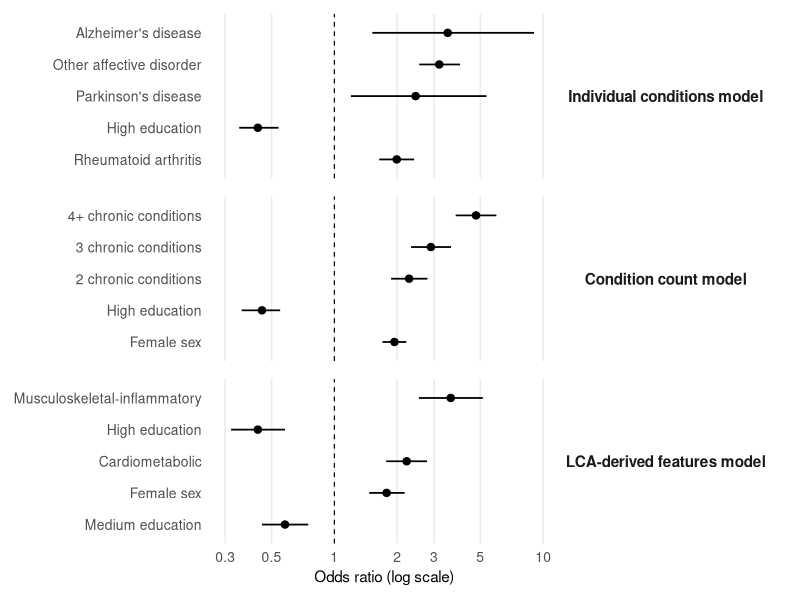
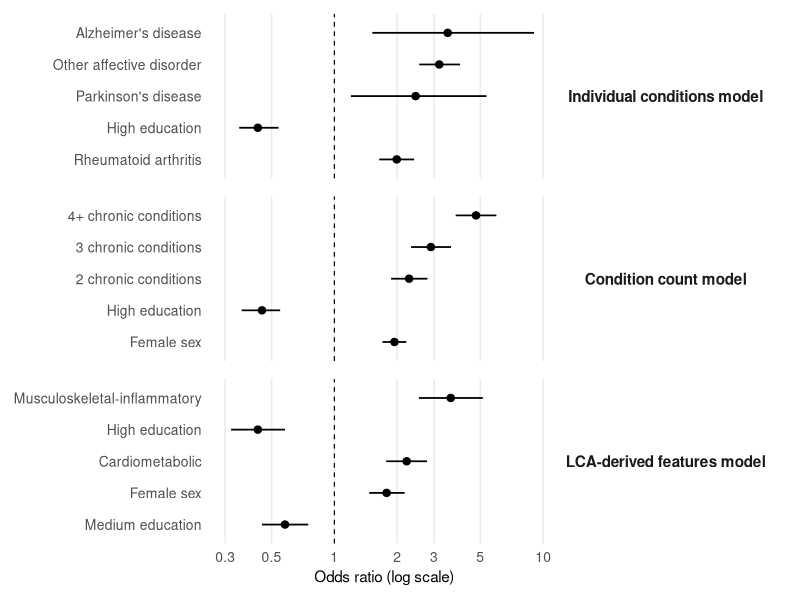
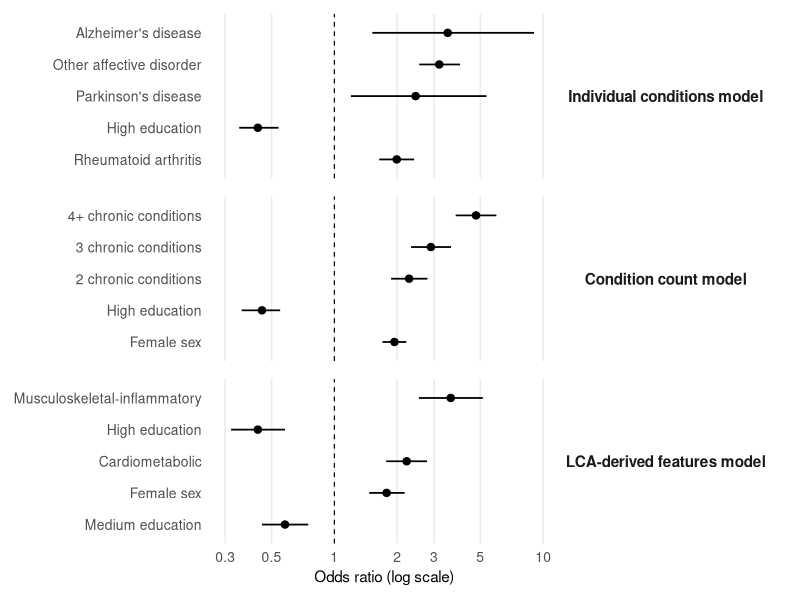

Source code (R) for these figures, in order:


# ============================================================
# Figure 6. Strongest predictors of depressive symptoms
# across logistic regression models
# Selection based on absolute log odds ratios: abs(log(OR))
# ============================================================

# Packages
library(tidyverse)
library(grid)

# ------------------------------------------------------------
# Data from Appendix E, Tables E1-E3
# ------------------------------------------------------------

forest_data_all <- tribble(
  ~model_type, ~domain, ~predictor, ~OR, ~CI_low, ~CI_high,
  
  # ----------------------------------------------------------
  # Table E1: Individual chronic conditions model
  # ----------------------------------------------------------
  "Individual conditions model", "Sociodemographic", "Female sex", 1.80, 1.57, 2.06,
  "Individual conditions model", "Sociodemographic", "Age", 1.00, 0.99, 1.01,
  "Individual conditions model", "Sociodemographic", "Not married", 0.99, 0.81, 1.22,
  "Individual conditions model", "Sociodemographic", "Widowed", 0.94, 0.73, 1.20,
  "Individual conditions model", "Sociodemographic", "Marital status missing", 1.11, 0.94, 1.32,
  "Individual conditions model", "Sociodemographic", "Retired", 0.91, 0.74, 1.11,
  "Individual conditions model", "Sociodemographic", "Not working", 1.32, 1.08, 1.61,
  "Individual conditions model", "Sociodemographic", "Medium education", 0.57, 0.47, 0.69,
  "Individual conditions model", "Sociodemographic", "High education", 0.43, 0.35, 0.54,
  
  "Individual conditions model", "Lifestyle", "Current smoking", 0.87, 0.73, 1.03,
  "Individual conditions model", "Lifestyle", "Smoking status unknown", 0.87, 0.74, 1.02,
  "Individual conditions model", "Lifestyle", "Alcohol consumption per week", 1.00, 0.97, 1.03,
  "Individual conditions model", "Lifestyle", "Moderate vigorous activity", 0.92, 0.76, 1.10,
  "Individual conditions model", "Lifestyle", "High vigorous activity", 0.99, 0.85, 1.14,
  "Individual conditions model", "Lifestyle", "Moderate moderate-intensity activity", 0.64, 0.51, 0.82,
  "Individual conditions model", "Lifestyle", "High moderate-intensity activity", 0.75, 0.61, 0.91,
  
  "Individual conditions model", "Chronic disease burden", "Heart attack", 1.35, 1.11, 1.65,
  "Individual conditions model", "Chronic disease burden", "High blood pressure", 1.14, 1.00, 1.29,
  "Individual conditions model", "Chronic disease burden", "High blood cholesterol", 1.18, 1.01, 1.37,
  "Individual conditions model", "Chronic disease burden", "Stroke", 1.44, 1.07, 1.95,
  "Individual conditions model", "Chronic disease burden", "Diabetes", 0.99, 0.82, 1.20,
  "Individual conditions model", "Chronic disease burden", "Chronic lung disease", 1.69, 1.35, 2.11,
  "Individual conditions model", "Chronic disease burden", "Cancer", 1.53, 1.24, 1.87,
  "Individual conditions model", "Chronic disease burden", "Ulcer", 1.93, 1.41, 2.65,
  "Individual conditions model", "Chronic disease burden", "Parkinson's disease", 2.45, 1.20, 5.35,
  "Individual conditions model", "Chronic disease burden", "Cataracts", 1.07, 0.86, 1.32,
  "Individual conditions model", "Chronic disease burden", "Hip fracture", 0.83, 0.50, 1.35,
  "Individual conditions model", "Chronic disease burden", "Alzheimer's disease", 3.49, 1.52, 9.05,
  "Individual conditions model", "Chronic disease burden", "Other affective disorder", 3.18, 2.55, 4.00,
  "Individual conditions model", "Chronic disease burden", "Rheumatoid arthritis", 1.99, 1.64, 2.41,
  "Individual conditions model", "Chronic disease burden", "Osteoarthritis", 1.30, 1.11, 1.51,
  "Individual conditions model", "Chronic disease burden", "Other chronic condition", 1.48, 1.26, 1.73,
  
  # ----------------------------------------------------------
  # Table E2: Chronic condition count model
  # ----------------------------------------------------------
  "Condition count model", "Sociodemographic", "Female sex", 1.94, 1.70, 2.21,
  "Condition count model", "Sociodemographic", "Age", 1.00, 0.99, 1.01,
  "Condition count model", "Sociodemographic", "Not married", 1.05, 0.86, 1.28,
  "Condition count model", "Sociodemographic", "Widowed", 0.90, 0.70, 1.14,
  "Condition count model", "Sociodemographic", "Marital status missing", 1.15, 0.97, 1.37,
  "Condition count model", "Sociodemographic", "Retired", 0.90, 0.74, 1.10,
  "Condition count model", "Sociodemographic", "Not working", 1.41, 1.16, 1.71,
  "Condition count model", "Sociodemographic", "Medium education", 0.59, 0.48, 0.71,
  "Condition count model", "Sociodemographic", "High education", 0.45, 0.36, 0.55,
  
  "Condition count model", "Lifestyle", "Current smoking", 0.90, 0.76, 1.07,
  "Condition count model", "Lifestyle", "Smoking status unknown", 0.89, 0.76, 1.04,
  "Condition count model", "Lifestyle", "Alcohol consumption per week", 1.01, 0.98, 1.04,
  "Condition count model", "Lifestyle", "Moderate vigorous activity", 0.93, 0.77, 1.11,
  "Condition count model", "Lifestyle", "High vigorous activity", 1.02, 0.89, 1.18,
  "Condition count model", "Lifestyle", "Moderate moderate-intensity activity", 0.59, 0.47, 0.75,
  "Condition count model", "Lifestyle", "High moderate-intensity activity", 0.70, 0.58, 0.85,
  
  "Condition count model", "Chronic disease burden", "1 chronic condition", 1.48, 1.22, 1.80,
  "Condition count model", "Chronic disease burden", "2 chronic conditions", 2.28, 1.87, 2.79,
  "Condition count model", "Chronic disease burden", "3 chronic conditions", 2.90, 2.33, 3.62,
  "Condition count model", "Chronic disease burden", "4+ chronic conditions", 4.77, 3.81, 5.97,
  
  # ----------------------------------------------------------
  # Table E3: LCA-derived features model
  # ----------------------------------------------------------
  "LCA-derived features model", "Sociodemographic", "Female sex", 1.78, 1.47, 2.17,
  "LCA-derived features model", "Sociodemographic", "Age", 1.00, 0.98, 1.01,
  "LCA-derived features model", "Sociodemographic", "Not married", 1.15, 0.86, 1.53,
  "LCA-derived features model", "Sociodemographic", "Widowed", 0.97, 0.69, 1.37,
  "LCA-derived features model", "Sociodemographic", "Marital status missing", 1.12, 0.88, 1.44,
  "LCA-derived features model", "Sociodemographic", "Retired", 1.04, 0.78, 1.38,
  "LCA-derived features model", "Sociodemographic", "Not working", 1.59, 1.21, 2.08,
  "LCA-derived features model", "Sociodemographic", "Medium education", 0.58, 0.45, 0.75,
  "LCA-derived features model", "Sociodemographic", "High education", 0.43, 0.32, 0.58,
  
  "LCA-derived features model", "Lifestyle", "Current smoking", 0.92, 0.72, 1.18,
  "LCA-derived features model", "Lifestyle", "Smoking status unknown", 0.92, 0.74, 1.15,
  "LCA-derived features model", "Lifestyle", "Alcohol consumption per week", 1.01, 0.97, 1.06,
  "LCA-derived features model", "Lifestyle", "Moderate vigorous activity", 0.90, 0.69, 1.17,
  "LCA-derived features model", "Lifestyle", "High vigorous activity", 0.98, 0.80, 1.21,
  "LCA-derived features model", "Lifestyle", "Moderate moderate-intensity activity", 0.61, 0.44, 0.86,
  "LCA-derived features model", "Lifestyle", "High moderate-intensity activity", 0.72, 0.55, 0.94,
  
  "LCA-derived features model", "Chronic disease burden", "Cardiometabolic", 2.22, 1.77, 2.78,
  "LCA-derived features model", "Chronic disease burden", "Musculoskeletal-inflammatory", 3.61, 2.54, 5.14
)

# ------------------------------------------------------------
# Select the five strongest associations per model
# Strength is defined as distance from OR = 1 on the log scale.
# ------------------------------------------------------------

top5_data <- forest_data_all %>%
  mutate(
    model_type = factor(
      model_type,
      levels = c(
        "Individual conditions model",
        "Condition count model",
        "LCA-derived features model"
      )
    ),
    association_strength = abs(log(OR))
  ) %>%
  group_by(model_type) %>%
  slice_max(
    order_by = association_strength,
    n = 5,
    with_ties = FALSE
  ) %>%
  arrange(model_type, association_strength) %>%
  mutate(
    predictor_label = str_wrap(predictor, width = 35),
    predictor_facet = paste(model_type, predictor_label, sep = "___")
  ) %>%
  ungroup()

# Make predictor labels unique within facets and order them by strength
top5_data <- top5_data %>%
  mutate(
    predictor_facet = factor(
      predictor_facet,
      levels = unique(predictor_facet)
    )
  )

# ------------------------------------------------------------
# Create forest plot
# ------------------------------------------------------------

figure_6 <- ggplot(top5_data, aes(x = OR, y = predictor_facet)) +
  geom_vline(
    xintercept = 1,
    linetype = "dashed",
    linewidth = 0.4
  ) +
  geom_segment(
    aes(
      x = CI_low,
      xend = CI_high,
      y = predictor_facet,
      yend = predictor_facet
    ),
    linewidth = 0.6
  ) +
  geom_point(size = 2.2) +
  facet_grid(
    model_type ~ .,
    scales = "free_y",
    space = "free_y"
  ) +
  scale_y_discrete(
    labels = function(x) str_remove(x, "^.*___")
  ) +
  scale_x_log10(
    breaks = c(0.3, 0.5, 1, 2, 3, 5, 10),
    limits = c(0.3, 10),
    labels = c("0.3", "0.5", "1", "2", "3", "5", "10")
  ) +
  labs(
    x = "Odds ratio (log scale)",
    y = NULL
  ) +
  theme_minimal(base_size = 12) +
  theme(
    strip.text.y = element_text(
      face = "bold",
      size = 11,
      angle = 0
    ),
    strip.placement = "outside",
    panel.grid.minor = element_blank(),
    panel.grid.major.y = element_blank(),
    axis.text.y = element_text(
      size = 10,
      lineheight = 0.9
    ),
    axis.text.x = element_text(size = 10),
    axis.title.x = element_text(size = 11),
    panel.spacing.y = unit(0.9, "lines"),
    plot.margin = margin(10, 20, 10, 10)
  )

# Show plot
figure_6

# ------------------------------------------------------------
# Save plot
# ------------------------------------------------------------

ggsave(
  filename = "Figure_6_top5_predictors_forest_plot.png",
  plot = figure_6,
  width = 8.5,
  height = 7.2,
  dpi = 300
)

ggsave(
  filename = "Figure_6_top5_predictors_forest_plot.pdf",
  plot = figure_6,
  width = 8.5,
  height = 7.2
)
